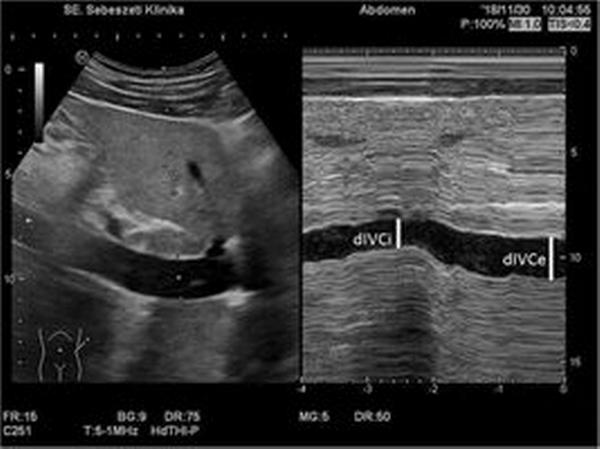
#> input picture src/echo_personal_tool/resources/references/images/IVC_collapse.jpg, 600 x 449 px
$ python -i contour_edge_snap.py   (imports and definitions only)
#> lines starting #> are read from the running program, lines starting #| are printed output that depends on the picture
#> further down, picture is the input picture: shape (449, 600); min 0, max 255, mean 54.8
"""Edge map and 1D normal-profile snap for LV open-arc contours."""

from __future__ import annotations

from collections.abc import Sequence
from dataclasses import dataclass

import numpy as np
from scipy import ndimage


@dataclass(frozen=True)
class EdgeSnapConfig:
    search_radius_px: float = 12.0
    profile_samples: int = 25
    blur_sigma: float = 1.2
    min_edge_strength: float = 0.0
    inward_only: bool = True
    outward_only: bool = False
    intensity_fallback: bool = False


@dataclass(frozen=True)
class EdgeMap:
    """Precomputed gradient magnitude and direction for edge snapping."""

    magnitude: np.ndarray
    grad_x: np.ndarray
    grad_y: np.ndarray
    height: int
    width: int
    intensity: np.ndarray | None = None


# [51 lines left out: functions edge_snap_config_for_source, magnetic_edge_snap_config_for_source, not called in this run]


def build_edge_map(
    frame: np.ndarray,
    *,
    display_levels: tuple[float, float] | None = None,
    blur_sigma: float = 1.2,
) -> EdgeMap:
    """Build signed-edge cost fields from a grayscale or BGR frame."""
#> called with blur_sigma = 1.2
    gray = _to_grayscale(frame)
    if display_levels is not None:
        low, high = display_levels
        if high > low:
            gray = np.clip(gray, low, high)
            gray = (gray - low) / (high - low) * 255.0

    blurred = ndimage.gaussian_filter(gray, sigma=blur_sigma)
    grad_x = ndimage.sobel(blurred, axis=1)
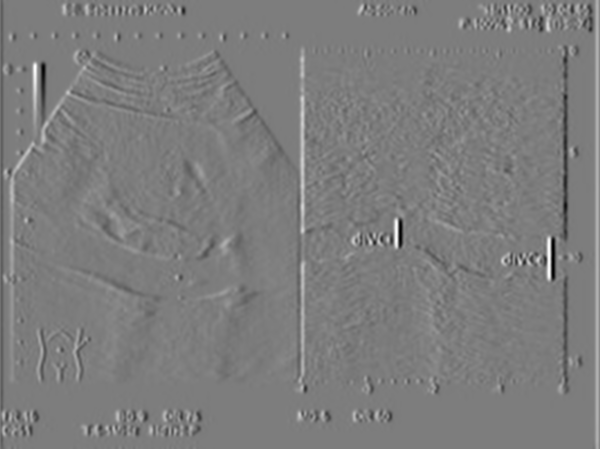
#> grad_x: shape (449, 600) float64; min -454.1, max 470.9, mean 0.6; drawn with min black and max white
    grad_y = ndimage.sobel(blurred, axis=0)
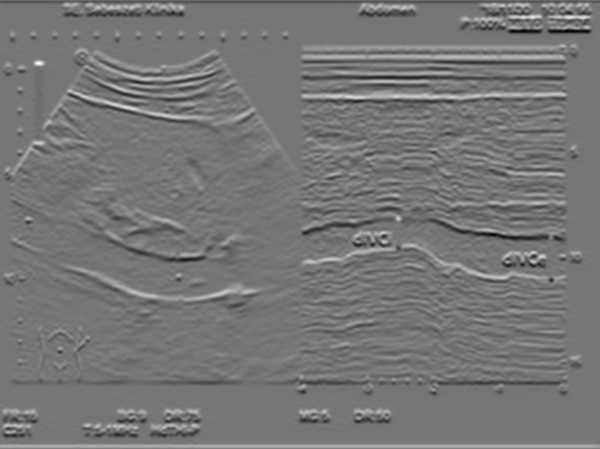
#> grad_y: shape (449, 600) float64; min -385.3, max 447.1, mean 0.7; drawn with min black and max white
    magnitude = np.hypot(grad_x, grad_y)
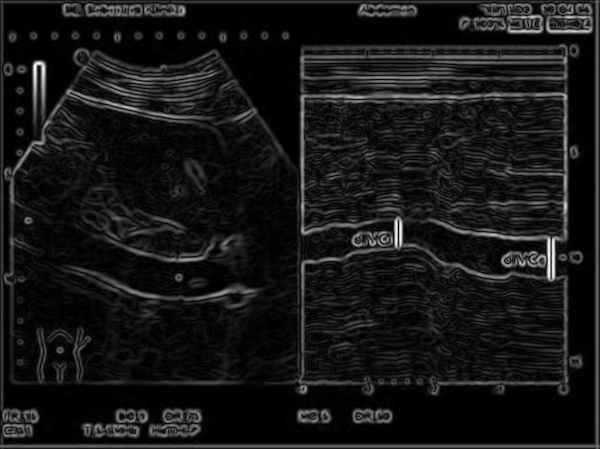
#> magnitude: shape (449, 600) float64; min 0, max 470.9, mean 42.8; drawn with min black and max white
    height, width = gray.shape
#> height = 449; width = 600
    return EdgeMap(
        magnitude=magnitude,
        grad_x=grad_x,
        grad_y=grad_y,
        height=height,
        width=width,
        intensity=blurred,
    )


# [323 lines left out: functions outward_normal_at_index, directed_edge_score, snap_point, snap_magnetic_point, apply_soft_magnetic_snap, snap_weighted_nodes and 2 more, not called in this run]


def _to_grayscale(frame: np.ndarray) -> np.ndarray:
    array = np.asarray(frame)
    if array.ndim == 3:
        return np.asarray(np.mean(array[..., :3], axis=2, dtype=np.float64), dtype=np.float64)
    return array.astype(np.float64, copy=False)


# [14 lines left out: function _sample_bilinear, not called in this run]


def _clamp(value: float, minimum: float, maximum: float) -> float:
    return max(minimum, min(maximum, value))


# [34 lines left out: function _snap_intensity_ridge, not called in this run]

>>> import cv2
>>> picture = cv2.imread('../../resources/references/images/IVC_collapse.jpg', cv2.IMREAD_GRAYSCALE)
>>> result = build_edge_map(picture)
